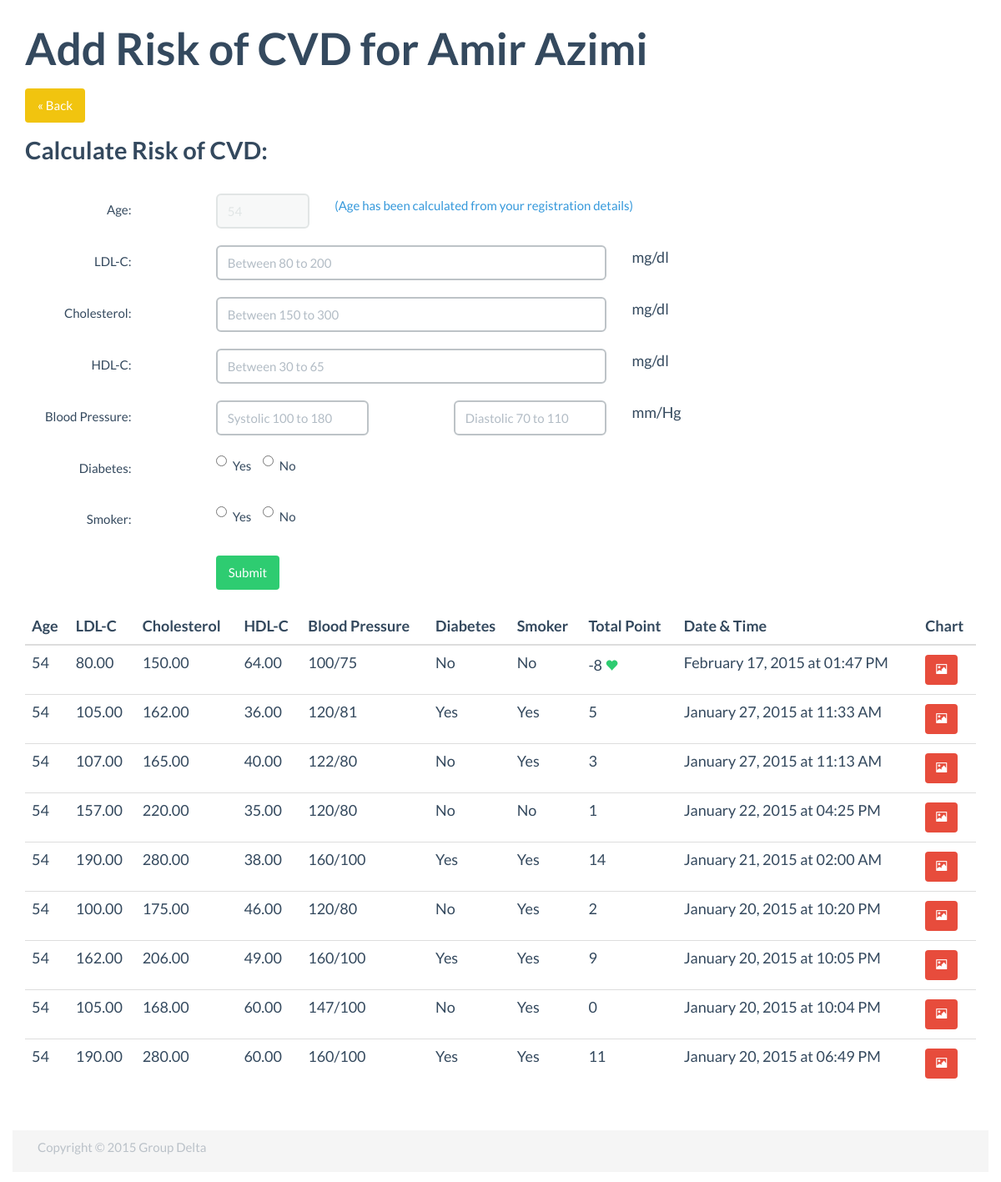
/calculate.php?id=1 (signed in), run on the app's committed database.
### tables this page shows
CREATE TABLE IF NOT EXISTS `Patients` (
`id` int(11) NOT NULL,
  `doctor_id` int(11) NOT NULL,
  `username` varchar(30) NOT NULL,
  `password` varchar(60) NOT NULL,
  `firstname` varchar(45) DEFAULT NULL,
  `lastname` varchar(45) DEFAULT NULL,
  `gender` varchar(10) NOT NULL,
  `dob` int(11) NOT NULL,
  `email` varchar(255) DEFAULT NULL,
  `token` varchar(255) DEFAULT NULL
);

CREATE TABLE IF NOT EXISTS `Health` (
`id` int(11) NOT NULL,
  `patient_id` int(11) NOT NULL,
  `gender` varchar(45) DEFAULT NULL,
  `age` int(5) DEFAULT NULL,
  `ldl_c` double(11,2) DEFAULT NULL,
  `cholesterol` double(11,2) DEFAULT NULL,
  `hdl_c` double(11,2) DEFAULT NULL,
  `bp` varchar(100) DEFAULT NULL,
  `diabetes` tinyint(1) DEFAULT NULL,
  `smoker` tinyint(1) DEFAULT NULL,
  `total_point` int(11) DEFAULT NULL,
  `rec` text,
  `date` timestamp NULL DEFAULT CURRENT_TIMESTAMP ON UPDATE CURRENT_TIMESTAMP
);

### includes/functions.php (called while the page is built, shortened)
<?php
function datetime_to_text($datetime = "") {
	$unixdatetime = strtotime($datetime);
	return strftime("%B %d, %Y at %I:%M %p", $unixdatetime);
}
function find_patient_by_id($user_id) {
	global $connection;
	$safe_user_id = mysqli_real_escape_string($connection, $user_id);
	$query        = "SELECT * ";
	$query .= " FROM Patients ";
	$query .= " WHERE id = {$safe_user_id} ";
	$query .= " LIMIT 1";
	$user_set = mysqli_query($connection, $query);
	if($user = mysqli_fetch_assoc($user_set)) {
		return $user;
	} else {
		return NULL;
	}
}
function find_health_by_user_id($id) {
	global $connection;
	$query = "SELECT * ";
	$query .= "FROM Health ";
	$query .= "WHERE patient_id = {$id} ";
	$query .= "ORDER BY date DESC";
	$user_set = mysqli_query($connection, $query);
	return $user_set;
}

### public/calculate.php (the view, shortened to what this page needs)
<?php require_once("../includes/db_connection.php"); ?>
<?php require_once("../includes/functions.php"); ?>
<?php
$user = find_patient_by_id($_GET["id"]);
$health_set = find_health_by_user_id($_GET["id"]);
$age = (int)(date("Y") - $user["dob"]);
?>
<?php include("../includes/header.php"); ?>
<section class="container">
	<div class="row">
		<section class="col col-lg-12">
			<h2>Add Risk of CVD for <?php echo $user["firstname"] . " " . $user["lastname"]; ?></h2>
		</section>
	</div>
	<section class="main col col-lg-9">
		<form action="calculate.php?id=<?php echo urlencode($user["id"]); ?>" method="POST" class="form-horizontal" role="form">
			<div class="form-group">
				<a class="btn btn-warning" href="doctor_content.php">&laquo; Back</a>
				<h4>Calculate Risk of CVD:</h4>
			</div>
			<div class="form-group">
				<label class="col col-sm-2 control-label" for="ldl_c">Age:</label>
				<div class="col-sm-2 col-sm-offset-1">
					<input type="number" name="age" id="age" class="form-control" title="Age" disabled value="<?php echo $age; ?>">
				</div>
				<small class="text-info col-sm-7"> (Age has been calculated from your registration details)</small>
			</div>
			<div class="form-group">
				<label class="col col-sm-2 control-label" for="ldl_c">LDL-C:</label>
				<div class="col-sm-7 col-sm-offset-1">
					<input onkeyup="checkldlc(); return false;" type="number" name="ldl_c" id="ldl_c" class="form-control" value="" required="required" pattern="" title="LDL-C" placeholder="Between 80 to 200" min="80" max="200" size="3" maxlength="3">
				</div>
				<span class="col-sm-1">mg/dl</span>
				<span class="col-sm-1" id="ldlcMessage"></span>
			</div>
			<div class="form-group">
				<label class="col col-sm-2 control-label" for="cholesterol">Cholesterol:</label>
				<div class="col-sm-7 col-sm-offset-1">
					<input onkeyup="checkcholesterol(); return false;" type="number" name="cholesterol" id="cholesterol" class="form-control" value="" required="required" pattern="" title="Cholesterol" placeholder="Between 150 to 300" min="150" max="300" size="3" maxlength="3">
				</div>
				<span class="col-sm-1">mg/dl</span>
				<span class="col-sm-1" id="cholMessage"></span>
			</div>
			<div class="form-group">
				<label class="col col-sm-2 control-label" for="hdl_c">HDL-C:</label>
				<div class="col-sm-7 col-sm-offset-1">
					<input onkeyup="checkhdlc(); return false;" type="number" name="hdl_c" id="hdl_c" class="form-control" value="" required="required" pattern="" title="HDL-C" placeholder="Between 30 to 65" min="30" max="65" size="2" maxlength="2">
				</div>
				<span class="col-sm-1">mg/dl</span>
				<span class="col-sm-1" id="hdlcMessage"></span>
			</div>
			<div class="form-group">
				<label class="col col-sm-2 control-label">Blood Pressure:</label>
				<div class="col-sm-3 col-sm-offset-1">
					<input onkeyup="checksystolic(); return false;" type="number" name="systolic" id="systolic" class="form-control" value="" required="required" pattern="" title="Systolic" placeholder="Systolic 100 to 180" min="100" max="180" size="1" maxlength="3">
				</div>
				<span class="col-sm-1" id="systolicMessage"></span>
				<div class="col-sm-3">
					<input onkeyup="checkdiastolic(); return false;" type="number" name="diastolic" id="diastolic" class="form-control" value="" required="required" pattern="" title="Diastolic" placeholder="Diastolic 70 to 110" min="70" max="110" size="3" maxlength="3">
				</div>
				<span class="col-sm-1">mm/Hg</span>
				<span class="col-sm-1" id="diastolicMessage"></span>
			</div>
			<div class="form-group">
				<label class="col col-sm-2 control-label" for="db">Diabetes:</label>
				<div class="col-sm-9 col-sm-offset-1">
					<div class="controls radio-disabled">
						<label class="radio-inline">
							<input type="radio" name="db" id="db" value="1"> Yes
						</label>
						<label class="radio-inline">
							<input type="radio" name="db" id="db" value="0"> No
						</label>
					</div>
				</div>
			</div>
			<div class="form-group">
				<label class="col col-sm-2 control-label" for="smoker">Smoker:</label>
				<div class="col-sm-9 col-sm-offset-1">
					<div class="controls radio-disabled">
						<label class="radio-inline">
							<input type="radio" name="smoker" id="smoker" value="1"> Yes
						</label>
						<label class="radio-inline">
							<input type="radio" name="smoker" id="smoker" value="0"> No
						</label>
					</div>
				</div>
			</div>
			<div class="form-group">
				<label class="col col-sm-2 control-label" for="submit"></label>
				<div class="col-sm-9 col-sm-offset-1">
					<input type="submit" value="Submit" name="submit" class="btn btn-success" id="submit">
				</div>
			</div>
		</form>
	</section>
	<section class="sidebar col col-lg-3">
	</section>
</section>
<section class="container">
		<div class="table-responsive">
			<table class="table table-hover">
				<thead>
					<tr>
						<th>Age</th>
						<th>LDL-C</th>
						<th>Cholesterol</th>
						<th>HDL-C</th>
						<th>Blood Pressure</th>
						<th>Diabetes</th>
						<th>Smoker</th>
						<th>Total Point</th>
						<th>Date & Time</th>
						<th>Chart</th>
					</tr>
				</thead>
				<tbody>
					<?php while ($health = mysqli_fetch_assoc($health_set)) { ?>
					<tr>
						<td><?php echo htmlentities($health["age"]); ?></td>
						<td><?php echo htmlentities($health["ldl_c"]); ?></td>
						<td><?php echo htmlentities($health["cholesterol"]); ?></td>
						<td><?php echo htmlentities($health["hdl_c"]); ?></td>
						<td><?php echo htmlentities($health["bp"]); ?></td>
						<td><?php echo ($health["diabetes"]) ? "Yes" : "No"; ?></td>
						<td><?php echo ($health["smoker"]) ? "Yes" : "No"; ?></td>
						<td><?php echo htmlentities($health["total_point"]); ?>
						<?php if($health["total_point"] == -8 && $user["gender"] == "Male") {
							echo "<span class='glyphicon glyphicon-heart small text-success'></span>";
						} elseif ($health["total_point"] == -10 && $user["gender"] == "Female") {
							echo "<span class='glyphicon glyphicon-heart small text-success'></span>";
						} ?>
						</td>
						<td><?php echo htmlentities(datetime_to_text($health["date"])); ?></td>
						<td><a class="btn btn-sm btn-danger" href="chart.php?id=<?php echo urldecode($health["id"]); ?>&user_id=<?php echo urldecode($user["id"]); ?>"><span class="glyphicon glyphicon-picture"></span></a></td>
					</tr>
					<?php } ?>
				</tbody>
			</table>
		</div>
</section>
<br>
<?php include("../includes/footer.php"); ?>

### public/css/custom.css (style rules this page uses)
html, body { height: 100%; }
.btn { margin: 3px 0; }

### data on the page
patients: firstname "Amir", lastname "Azimi", age "54"
health: age "54", ldl_c "80.00", cholesterol "150.00", hdl_c "64.00", bp "100/75", diabetes "No", smoker "No", total_point "-8", date "February 17, 2015 at 01:47 PM"
health: age "54", ldl_c "105.00", cholesterol "162.00", hdl_c "36.00", bp "120/81", diabetes "Yes", smoker "Yes", total_point "5", date "January 27, 2015 at 11:33 AM"
health: age "54", ldl_c "107.00", cholesterol "165.00", hdl_c "40.00", bp "122/80", diabetes "No", smoker "Yes", total_point "3", date "January 27, 2015 at 11:13 AM"
health: age "54", ldl_c "157.00", cholesterol "220.00", hdl_c "35.00", bp "120/80", diabetes "No", smoker "No", total_point "1", date "January 22, 2015 at 04:25 PM"
health: age "54", ldl_c "190.00", cholesterol "280.00", hdl_c "38.00", bp "160/100", diabetes "Yes", smoker "Yes", total_point "14", date "January 21, 2015 at 02:00 AM"
health: age "54", ldl_c "100.00", cholesterol "175.00", hdl_c "46.00", bp "120/80", diabetes "No", smoker "Yes", total_point "2", date "January 20, 2015 at 10:20 PM"
health: age "54", ldl_c "162.00", cholesterol "206.00", hdl_c "49.00", bp "160/100", diabetes "Yes", smoker "Yes", total_point "9", date "January 20, 2015 at 10:05 PM"
health: age "54", ldl_c "105.00", cholesterol "168.00", hdl_c "60.00", bp "147/100", diabetes "No", smoker "Yes", total_point "0", date "January 20, 2015 at 10:04 PM"
health: age "54", ldl_c "190.00", cholesterol "280.00", hdl_c "60.00", bp "160/100", diabetes "Yes", smoker "Yes", total_point "11", date "January 20, 2015 at 06:49 PM"
